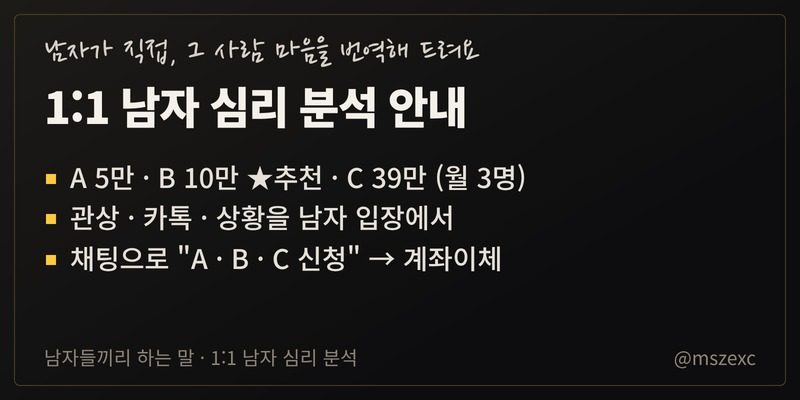
#> input picture consult/kakao_menu/card_guide_800.jpg, 800 x 400 px, given in place of card_guide_800.jpg.jpg, which was not available
$ python -i kakao_news.py   (imports and definitions only)
#> lines starting #> are read from the running program, lines starting #| are printed output that depends on the picture
# 카톡 채널 소식용 (11/2) — 긴 안내문 · 신청서 · 결과물 이미지를 폰 화면 4:5(1080×1350)로 나눠요. 글줄 사이 빈 곳에서 자르기
# python3 kakao_news.py (kakao_docs.py → rdocs.js로 kakao_menu/doc_*.jpg를 먼저 만든 뒤)
from PIL import Image, ImageDraw, ImageFont
import numpy as np, os
D = os.path.dirname(os.path.abspath(__file__))
BG = (0xf4, 0xee, 0xe3); LINE = (0xcd, 0xb6, 0x8a); INK = (0x7a, 0x70, 0x64)
W, H, TOP, BOT = 1080, 1350, 64, 96
FONT = ImageFont.truetype('/usr/share/fonts/truetype/dejavu/DejaVuSans.ttf', 28)

def page(sl, label):
    pg = Image.new('RGB', (W, H), BG); pg.paste(sl, ((W - sl.width) // 2, TOP))
    d = ImageDraw.Draw(pg)
    d.rectangle((0, TOP + sl.height, W, H), fill=BG)
    d.rounded_rectangle((24, 24, W - 25, H - 25), radius=6, outline=LINE, width=2)
    if label: d.text((W / 2, H - 58), label, fill=INK, font=FONT, anchor='mm')
    return pg

def split(name, out, fit_one=False):
#> called with name = 'kakao_menu/card_guide_800.jpg', out = 'out.png', fit_one = False
    im = Image.open(f'{D}/kakao_menu/{name}.jpg').convert('RGB')
#> im is the input picture: PIL image 800x400 RGB; mean R, G, B 30.7, 30, 29.3
    body = im.crop((0, 40, W, im.height - 40)); maxh = H - TOP - BOT
#> after `body = im.crop((0, 40, W, im.height - 40))`:
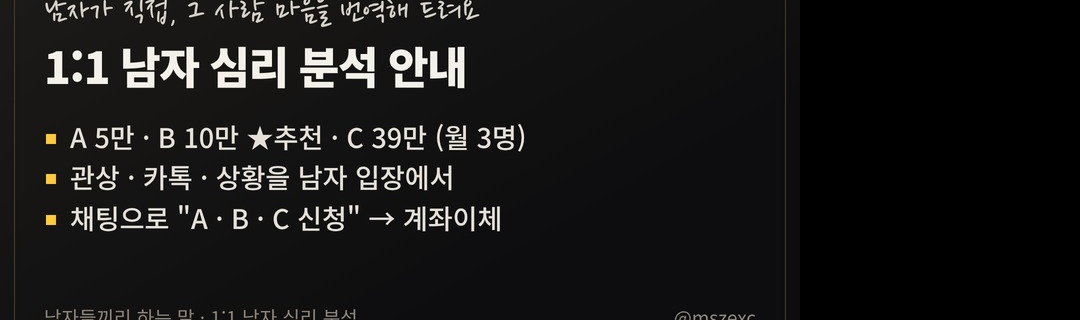
#> body: PIL image 1080x320 RGB; mean R, G, B 24.5, 24.1, 23.6
    if fit_one:
        s = maxh / body.height
        page(body.resize((int(W * s), maxh), Image.LANCZOS), '').save(f'{D}/kakao_news/{out}_1.jpg', quality=90); return 1
    a = np.asarray(body).astype(int)[:, 80:1000]
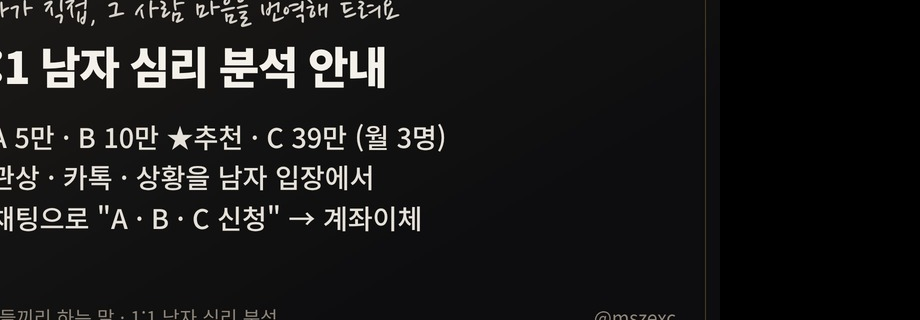
#> a: shape (320, 920, 3) int64; mean R, G, B 25.8, 25.5, 25.2
    blank = np.abs(a - np.array(BG)).max(axis=2).max(axis=1) < 18
    cuts, y = [0], 0
    while body.height - y > maxh:  # 남은 범위 안에서 가장 긴 빈 줄 묶음(섹션 사이)에서 자르기
        best, run, c = (0, y + maxh), 0, y + 600
        for r in range(y + 600, y + maxh):
            run = run + 1 if blank[r] else 0
            if run >= best[0]: best = (run, r - run // 2)
        c = best[1]
        cuts.append(c); y = c
#> after the loop, cuts = [0]
    cuts.append(body.height); n = len(cuts) - 1
#> after `n = len(cuts) - 1`: n = 1
    for p in range(n):
        page(body.crop((0, cuts[p], W, cuts[p + 1])), f'{p + 1} / {n}').save(f'{D}/kakao_news/{out}_{p + 1}.jpg', quality=90)
#> this loop made 1 pass
#> pass 1, in page, `pg = Image.new('RGB', (W, H), BG)`:
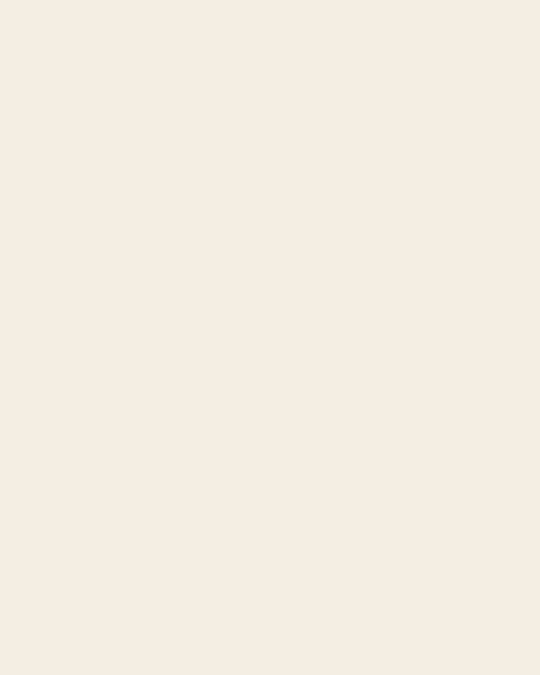
#> pg: PIL image 1080x1350 RGB (shown at 1/2 size); mean R, G, B 244, 238, 227
#> pass 1, in split, `page(body.crop((0, cuts[p], W, cuts[p + 1])), f'{p + 1} / {n}').save(f..`:
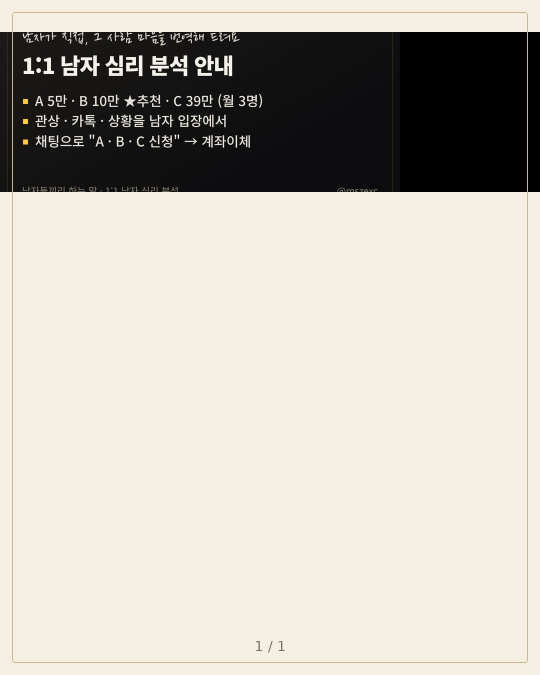
#> saved as out.png_1.jpg: PIL image 1080x1350 RGB (shown at 1/2 size); mean R, G, B 191.9, 187.1, 178.4
    return n

# [5 lines not run here, left out]

>>> result = split('kakao_menu/card_guide_800.jpg', 'out.png')
#> result = 1

$ run again, on consult/kakao_menu/m3.jpg
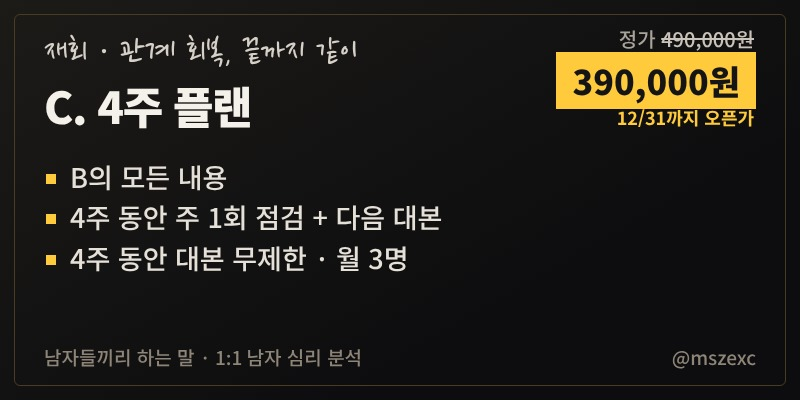
#> input picture consult/kakao_menu/m3.jpg, 800 x 400 px, given in place of m3.jpg.jpg, which was not available
#> in split, im is the input picture: PIL image 800x400 RGB; mean R, G, B 34.5, 32.2, 27.3
#> in split, `a = np.asarray(body).astype(int)[:, 80:1000]`:
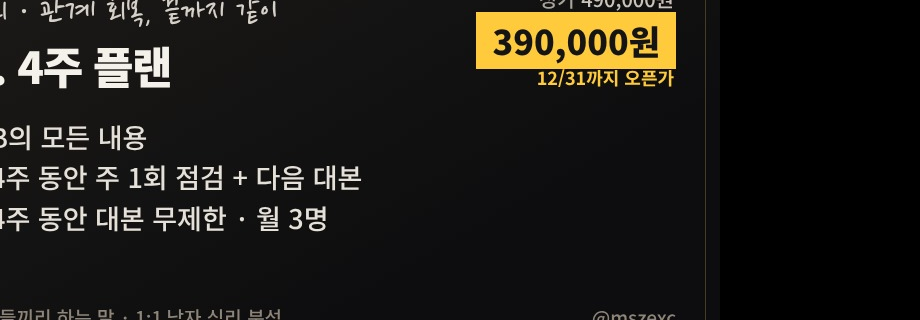
#> a: shape (320, 920, 3) int64; mean R, G, B 29.6, 27.5, 22.7
#> after the loop in split, `while body.height - y > maxh:`: cuts = [0]
#> n = 1
#> the loop in split, `for p in range(n):` made 1 pass
#> pass 1, in split, `page(body.crop((0, cuts[p], W, cuts[p + 1])), f'{p + 1} / {n}').save(f..`:
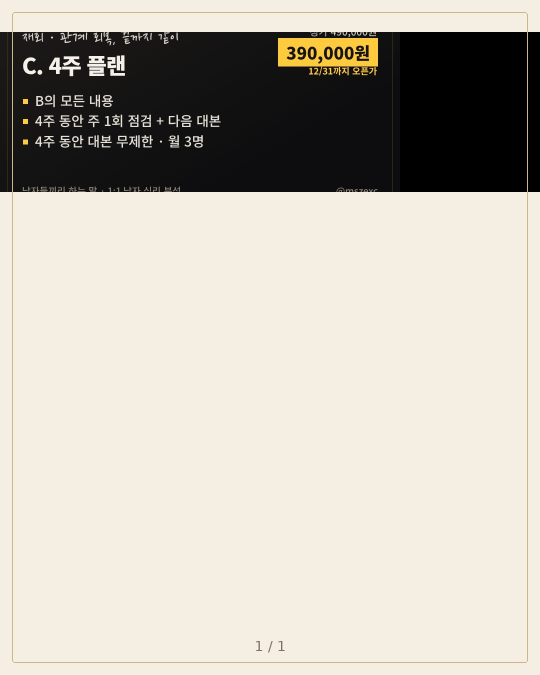
#> saved as out.png_1.jpg: PIL image 1080x1350 RGB (shown at 1/2 size); mean R, G, B 192.7, 187.5, 177.9

$ run again, on consult/kakao_menu/m4.jpg
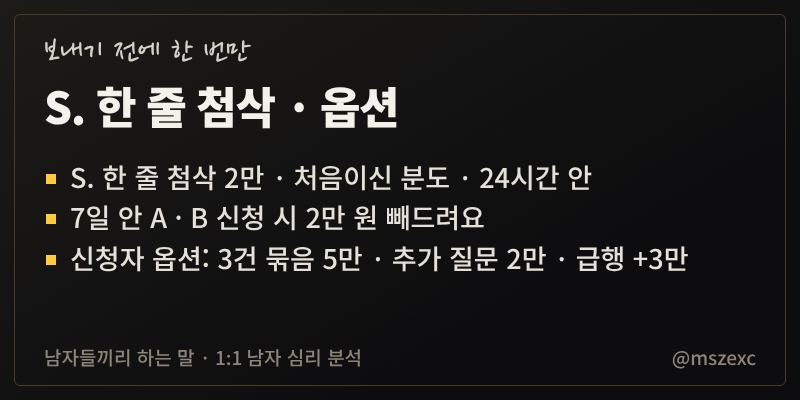
#> input picture consult/kakao_menu/m4.jpg, 800 x 400 px, given in place of m4.jpg.jpg, which was not available
#> in split, im is the input picture: PIL image 800x400 RGB; mean R, G, B 30.5, 29.8, 29.1
#> in split, `a = np.asarray(body).astype(int)[:, 80:1000]`:
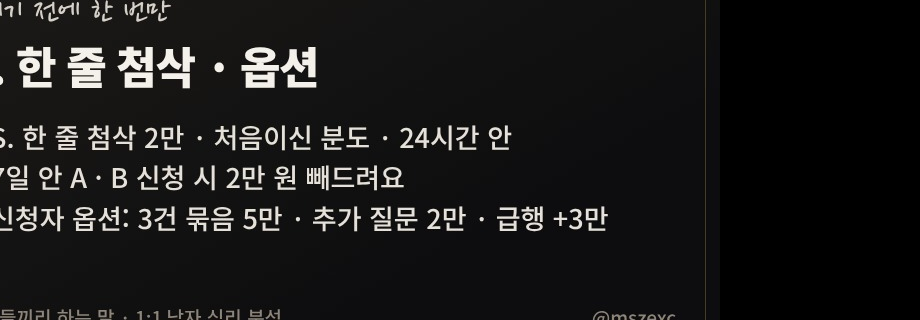
#> a: shape (320, 920, 3) int64; mean R, G, B 25.6, 25.2, 24.9
#> after the loop in split, `while body.height - y > maxh:`: cuts = [0]
#> n = 1
#> the loop in split, `for p in range(n):` made 1 pass
#> pass 1, in split, `page(body.crop((0, cuts[p], W, cuts[p + 1])), f'{p + 1} / {n}').save(f..`:
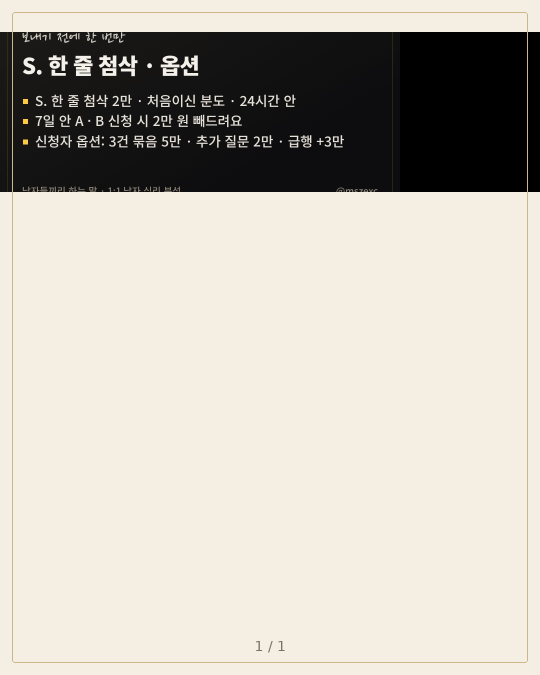
#> saved as out.png_1.jpg: PIL image 1080x1350 RGB (shown at 1/2 size); mean R, G, B 191.9, 187.1, 178.3
